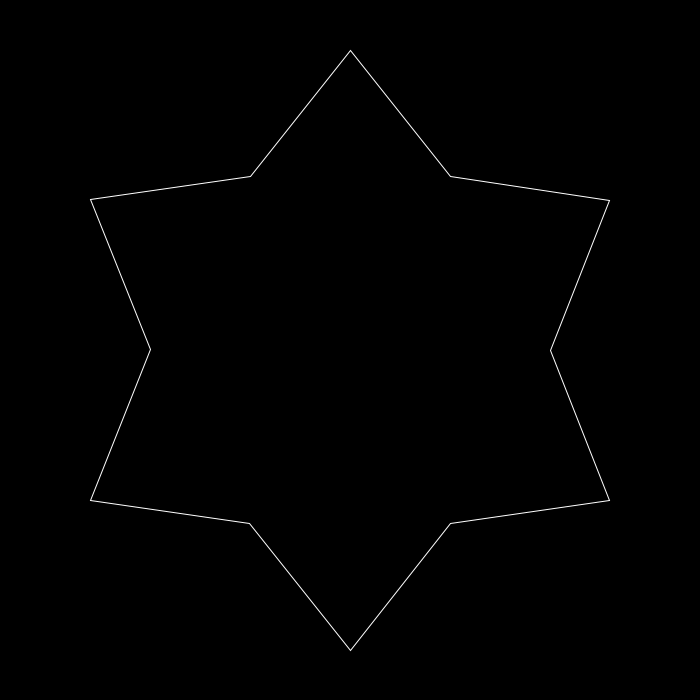
Frame 1 (no input)
Frame 60 (the mouse pressed at the canvas centre just before this capture): identical to frame 1, image omitted
Frame 120 (the mouse held since frame 60 and released just before this capture): identical to frame 1, image omitted

The Processing sketch that drew this single still picture (run headless with seeded random() and noise(); from frame 60 on, the mouse is pressed at the canvas centre):

// Processing sketch: sketch_04_star
// ── sketch_04_star.pde
int vert = 6;
float large_r = 300;
float small_r = 200;

void setup(){
  size(700,700);
  noFill();
  stroke(255);
  
}


void draw(){
  background(0);
  
  beginShape();
  
  for(int i=0; i<vert; i++){
    
    float lx = large_r * cos(TWO_PI / vert * (i-0.5)) + width/2;
    float ly = large_r * sin(TWO_PI / vert * (i-0.5)) + height/2;
    vertex(lx,ly);
    
    float sx = small_r * cos(TWO_PI / vert * (i)) + width/2;
    float sy = small_r * sin(TWO_PI / vert * (i)) + height/2;
    vertex(sx,sy);
    
  }
  
  endShape(CLOSE);
  
}
